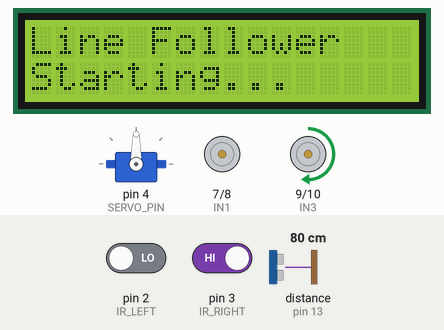
Recording of a sketch running on a simulated Arduino Uno, built with avr-gcc and run on an emulated ATmega328P. Parts: servo, 16×2 character LCD, motor-driver pin pairs drawn as motors (green arrow = first pin HIGH = forward, orange = second pin HIGH = backward, longer = more drive, scaled by the enable pin). Wiring (inferred from the names in the program): ultrasonic range finder: trigger pin 12; echo pin 13. The inputs (shaded band) are chosen by the test bench; at power-on: distance to the obstacle (sensor on pin 13) 80 cm, pin 3 (IR_RIGHT) HIGH, pin 2 (IR_LEFT) LOW. The echo pulse lasts 58.3 µs per cm.

Above: at 2.4 s.
2.5 s: distance to the obstacle (sensor on pin 13) set to 2 cm
At 4.7 s:
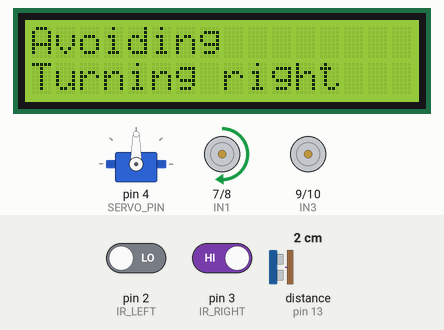
5.1 s: distance to the obstacle (sensor on pin 13) set to 18 cm
6.8 s: distance to the obstacle (sensor on pin 13) set to 20 cm
8.3 s: distance to the obstacle (sensor on pin 13) set to 25 cm
At 11.1 s:
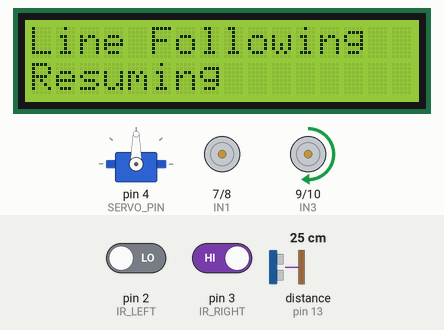
11.3 s: pin 3 (IR_RIGHT) driven LOW
At 11.9 s:
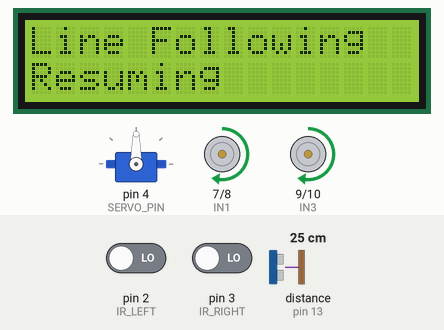
12.8 s: pin 2 (IR_LEFT) driven HIGH
At 13.3 s:
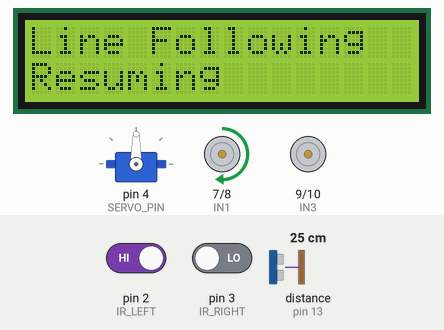
Timing chart, 0 to 15.3 s (numbered marks = the images above; inputs shaded):
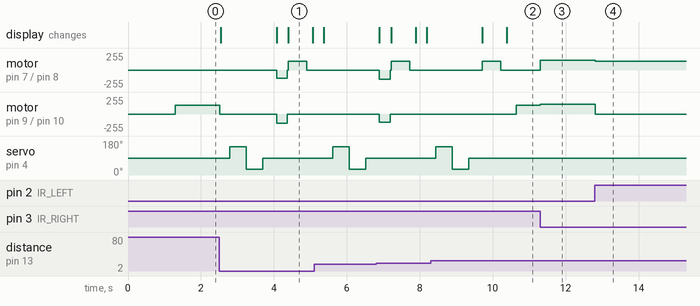

Measured:
- the behaviour switches between 21 and 22 cm on distance to the obstacle (sensor on pin 13) (found by bisection; images 1 and 2)
- after the input at 2.5 s, motor on pin 7 (IN1) / pin 8 (IN2): stopped → backward 125/255 after 1.6 s, → forward 135/255 0.30 s later, → stopped 0.52 s later; motor on pin 9 (IN3) / pin 10 (IN4): forward 135/255 → stopped at once, → backward 135/255 1.6 s later, → stopped 0.30 s later
- after the input at 8.3 s, motor on pin 9 (IN3) / pin 10 (IN4): stopped → forward 135/255 after 2.4 s; servo on pin 4 (SERVO_PIN): goes on until 9.3 s, then stays 90°
- after the input at 11.3 s, motor on pin 7 (IN1) / pin 8 (IN2): stopped → forward 145/255 at once; motor on pin 9 (IN3) / pin 10 (IN4): forward 135/255 → forward 145/255 at once
- after the input at 12.8 s, motor on pin 7 (IN1) / pin 8 (IN2): forward 145/255 → forward 135/255 at once; motor on pin 9 (IN3) / pin 10 (IN4): forward 145/255 → stopped at once
- what the display in image 1 shows lasts 0.7 s, from 4.4 s to 5.1 s

The sketch:

line_following_robot_best_fit.ino
```cpp
/*
  LINE FOLLOWING ROBOT + OBSTACLE DETECTION
  Best-fit sketch based on the project description and uploaded robot photo.

  Assumed hardware:
    Arduino Uno, L298N, 2 DC motors, 2 digital IR line sensors,
    HC-SR04 ultrasonic sensor, servo, 16x2 I2C LCD.

  ASSUMED PIN MAP (change these if your wiring differs):
    IR left  -> D2       IR right -> D3
    Servo    -> D4
    L298N ENA-> D5       L298N ENB-> D6
    L298N IN1-> D7       IN2 -> D8
    L298N IN3-> D9       IN4 -> D10
    HC-SR04 TRIG -> D12  ECHO -> D13
    I2C LCD SDA -> A4    SCL -> A5

  SENSOR ASSUMPTION:
    IR module gives LOW on the black line and HIGH on the light floor.
    If yours gives the opposite output, change LINE_LEVEL to HIGH.

  SAFETY:
    Test with wheels lifted first. Keep the robot on a clear, flat surface.
    Motor direction and sensor logic may need tuning for your exact wiring.
*/

#include <Wire.h>
#include <LiquidCrystal_I2C.h>
#include <Servo.h>

LiquidCrystal_I2C lcd(0x27, 16, 2);  // Try 0x3F if your LCD stays blank.
Servo scanServo;

// IR sensors
const byte IR_LEFT = 2;
const byte IR_RIGHT = 3;
const byte LINE_LEVEL = LOW;

// Servo + ultrasonic sensor
const byte SERVO_PIN = 4;
const byte TRIG_PIN = 12;
const byte ECHO_PIN = 13;

const int OBSTACLE_LIMIT_CM = 20;
const byte SERVO_CENTER = 90;
const byte SERVO_LEFT = 150;
const byte SERVO_RIGHT = 30;

// L298N
const byte ENA = 5;
const byte IN1 = 7;
const byte IN2 = 8;
const byte ENB = 6;
const byte IN3 = 9;
const byte IN4 = 10;

// Tune these values for your motors and track.
const int FORWARD_SPEED = 145;
const int TURN_SPEED = 135;
const int REVERSE_SPEED = 125;

int lastDirection = 0; // -1 = left, 1 = right, 0 = none

int distanceCM() {
  digitalWrite(TRIG_PIN, LOW);
  delayMicroseconds(3);
  digitalWrite(TRIG_PIN, HIGH);
  delayMicroseconds(10);
  digitalWrite(TRIG_PIN, LOW);

  unsigned long duration = pulseIn(ECHO_PIN, HIGH, 25000UL);
  if (duration == 0) return 400;
  return (int)(duration * 0.0343 / 2.0);
}

void leftMotor(int speedValue) {
  speedValue = constrain(speedValue, -255, 255);
  if (speedValue > 0) {
    digitalWrite(IN1, HIGH); digitalWrite(IN2, LOW);
    analogWrite(ENA, speedValue);
  } else if (speedValue < 0) {
    digitalWrite(IN1, LOW); digitalWrite(IN2, HIGH);
    analogWrite(ENA, -speedValue);
  } else {
    digitalWrite(IN1, LOW); digitalWrite(IN2, LOW);
    analogWrite(ENA, 0);
  }
}

void rightMotor(int speedValue) {
  speedValue = constrain(speedValue, -255, 255);
  if (speedValue > 0) {
    digitalWrite(IN3, HIGH); digitalWrite(IN4, LOW);
    analogWrite(ENB, speedValue);
  } else if (speedValue < 0) {
    digitalWrite(IN3, LOW); digitalWrite(IN4, HIGH);
    analogWrite(ENB, -speedValue);
  } else {
    digitalWrite(IN3, LOW); digitalWrite(IN4, LOW);
    analogWrite(ENB, 0);
  }
}

void stopRobot() {
  leftMotor(0);
  rightMotor(0);
}

void forward() {
  leftMotor(FORWARD_SPEED);
  rightMotor(FORWARD_SPEED);
}

void turnLeft() {
  leftMotor(0);
  rightMotor(TURN_SPEED);
}

void turnRight() {
  leftMotor(TURN_SPEED);
  rightMotor(0);
}

void reverseBriefly() {
  leftMotor(-REVERSE_SPEED);
  rightMotor(-REVERSE_SPEED);
  delay(300);
  stopRobot();
}

void lcdStatus(const char *top, const char *bottom) {
  lcd.clear();
  lcd.setCursor(0, 0);
  lcd.print(top);
  lcd.setCursor(0, 1);
  lcd.print(bottom);
}

void lineFollow() {
  bool leftSeesLine = (digitalRead(IR_LEFT) == LINE_LEVEL);
  bool rightSeesLine = (digitalRead(IR_RIGHT) == LINE_LEVEL);

  // Both sensors on the line: proceed forward.
  if (leftSeesLine && rightSeesLine) {
    forward();
    lastDirection = 0;
  }
  // Only left sensor sees line: steer left.
  else if (leftSeesLine && !rightSeesLine) {
    turnLeft();
    lastDirection = -1;
  }
  // Only right sensor sees line: steer right.
  else if (!leftSeesLine && rightSeesLine) {
    turnRight();
    lastDirection = 1;
  }
  // Line temporarily lost: search in the last correction direction.
  else {
    if (lastDirection == -1) turnLeft();
    else if (lastDirection == 1) turnRight();
    else stopRobot();
  }
}

void avoidObstacle() {
  stopRobot();
  lcdStatus("Obstacle ahead", "Scanning sides");
  delay(250);

  scanServo.write(SERVO_LEFT);
  delay(450);
  int leftDistance = distanceCM();

  scanServo.write(SERVO_RIGHT);
  delay(450);
  int rightDistance = distanceCM();

  scanServo.write(SERVO_CENTER);
  delay(350);

  // If both sides appear blocked, reverse briefly before choosing
  // the side with the greater measured clearance.
  if (leftDistance < OBSTACLE_LIMIT_CM &&
      rightDistance < OBSTACLE_LIMIT_CM) {
    lcdStatus("Path blocked", "Repositioning");
    reverseBriefly();
  }

  if (leftDistance >= rightDistance) {
    lcdStatus("Avoiding", "Turning left");
    turnLeft();
    delay(500);
  } else {
    lcdStatus("Avoiding", "Turning right");
    turnRight();
    delay(500);
  }

  stopRobot();
  delay(150);
  lcdStatus("Line Following", "Resuming");
  delay(250);
}

void setup() {
  pinMode(IR_LEFT, INPUT);
  pinMode(IR_RIGHT, INPUT);

  pinMode(TRIG_PIN, OUTPUT);
  pinMode(ECHO_PIN, INPUT);

  pinMode(ENA, OUTPUT);
  pinMode(IN1, OUTPUT);
  pinMode(IN2, OUTPUT);
  pinMode(ENB, OUTPUT);
  pinMode(IN3, OUTPUT);
  pinMode(IN4, OUTPUT);

  scanServo.attach(SERVO_PIN);
  scanServo.write(SERVO_CENTER);

  lcd.init();
  lcd.backlight();

  stopRobot();
  lcdStatus("Line Follower", "Starting...");
  delay(1200);
}

void loop() {
  scanServo.write(SERVO_CENTER);
  int frontDistance = distanceCM();

  if (frontDistance > 0 && frontDistance <= OBSTACLE_LIMIT_CM) {
    avoidObstacle();
  } else {
    lineFollow();
  }

  delay(10);
}
```
